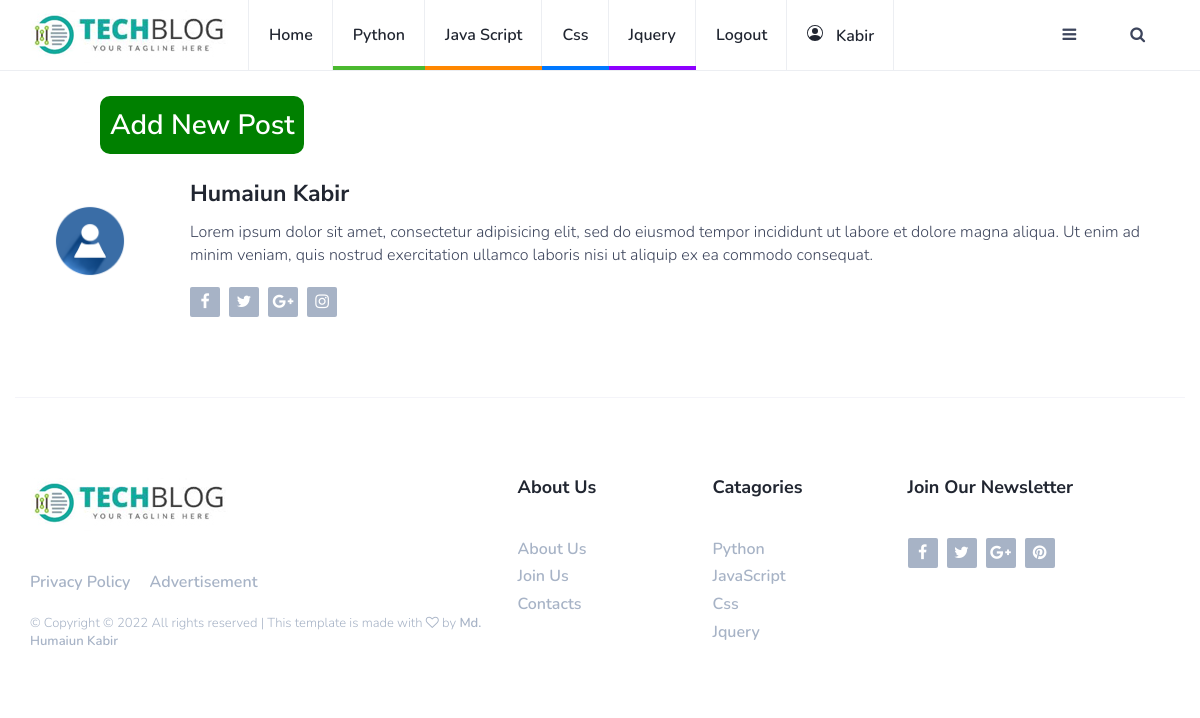
/profile/ (signed in), run on the app's committed database.
### blogapp/models.py (models this page shows, shortened)
class author(models.Model):
    DEFAULT = 'defaultuser.png'
    id = models.IntegerField(primary_key=True, auto_created=True)
    name = models.ForeignKey(User, on_delete=models.CASCADE)
    profile_picture = models.FileField(default=DEFAULT)
    detals = models.TextField()

### blogapp/views.py (the view)
# urls.py: path('profile/', views.getAuthor, name='profile'),
def getAuthor(request):
    authorinfo = get_object_or_404(author, name=request.user.id)
    return render(request, 'profile.html', {"authorinfo": authorinfo})

### templates/profile.html (shortened to what this page needs)
{% extends "masterpage.html" %} {% load static %}  {% block content %} {% block profile %}
<div class="section-row">
  <div class="post-author">
    <div class="media">
      <div class="media-left">
        <img
          class="media-object"
          src="{{ authorinfo.profile_picture.url }}"
          alt=""
        />
      </div>
      <div class="media-body">
        <div class="media-heading">
          <h3>{{ authorinfo.name.get_full_name }}</h3>
        </div>
        <p>
          Lorem ipsum dolor sit amet, consectetur adipisicing elit, sed do
          eiusmod tempor incididunt ut labore et dolore magna aliqua. Ut enim ad
          minim veniam, quis nostrud exercitation ullamco laboris nisi ut
          aliquip ex ea commodo consequat.
        </p>
        <ul class="author-social">
          <li>
            <a href="#"><i class="fa fa-facebook"></i></a>
          </li>
          <li>
            <a href="#"><i class="fa fa-twitter"></i></a>
          </li>
          <li>
            <a href="#"><i class="fa fa-google-plus"></i></a>
          </li>
          <li>
            <a href="#"><i class="fa fa-instagram"></i></a>
          </li>
        </ul>
      </div>
    </div>
  </div>
</div>
{% endblock %} {% endblock %}

### data on the page
author: profile_picture (placeholder picture), name.get_full_name "Humaiun Kabir"

### other printed values
{{ request.session.user_name }} "Kabir"
